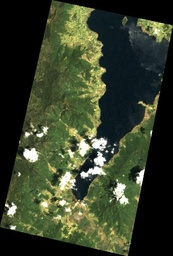
#> input picture 2-cover_land_k-means/Data/2002/Landsat7_2002_LaCocha.jpg, 173 x 256 px, shrunk from 411 x 607 before the run, found by its file name
$ jupyter execute --allow-errors k_means_imgsatelital_2002_2024_sinimagen.ipynb   (shell and % lines are left out)
#> lines starting #> are read from the running program, lines starting #| are printed output that depends on the picture; after the words box and inside, x2 and y2 are one past the last pixel; in counts of white or black regions, pixels touching at a corner belong together; long printed decimals are rounded
# Segmentación semántica de imágenes satélitales con K-means

Este script se encuentra inspirado en el trabajo realizado por Rozanov (2024) [Semantic Segmentation of Remote Sensing Imagery using k-Means](https://towardsdatascience.com/semantic-segmentation-of-remote-sensing-imagery-using-k-means-e4c165d9218e) a  la vez ha sido complementado utilizando el copiloto de Google Colab y ChatGPT, de acuerdo con las necesidades del análisis en el caso de aplicación para las imagenes satelitales Landsat 7 del año 2002 y Planet del año 2024, del área circundante de la Laguna de La Cocha

* El objetivo es lograr identificar cambios de cobertura de la tierra entre los años y evidenciar el potencial de los modelos de aprendizaje no supervisado para el análisis de elementos territoriales en la Región Hídrica del Valle de Atríz

* Teniendo en cuenta que la procedencia de las imágenes es de dos fuentes diferentes, y esto conlleva a procesamientos previos no equivalente, se decide aplicar el modelo a cada imagen por separado

# Configuración del entorno

Aquí se instalan librerías necesarias y se importan módulos para aplicar el modelo, hacer cálculos y visualizaciones

[cell 1]
import numpy as np
import matplotlib.pyplot as plt
from sklearn.cluster import KMeans
from sklearn.preprocessing import StandardScaler
from skimage import io
from matplotlib.colors import ListedColormap
from rasterio import open
import json
import rasterio
from rasterio.windows import from_bounds
from google.colab import files
import pandas as pd

import matplotlib.image as mpimg
# Si usas imágenes en formato PNG o JPG, puedes usar PIL
from PIL import Image

[cell 2]
from PIL import Image

Image.MAX_IMAGE_PIXELS = None  # Desactiva el límite de tamaño de imagen

# Área de estudio

Geometría:

| Coordenadas |
|--------------|
| -77.2049604, 1.1875262 |
| -77.2152636, 0.9943284 |
| -77.0864735, 0.999819 |
| -77.0868169, 1.1906145 |
|-77.2049604, 1.1875262,  |
| Tipo: Polígono |

# Carga de imagenes y preprocesamiento

En este paso se realiza la importación de las dos imágenes satélitales con las siguientes características

| Características | Imagen 2002 | Imagen 2024|
|--------------|--------------|--------------|
| Proveedor    | Landsat 7     | Planet    |
| Resolución  |30m  | Celda 6      | 3m
| Obtención | Code Editor de Google Earth Engine | Adquisición por empresa Ecosimple SAS     |
| Procesamiento | Extracción de bandas RGB en QGIS    | Reproyección a 3 m y extracción de bandas RGB en QGIS      |
| Formato |JPG    | GeoTIFF      |

## Imagen 2002

[cell 3]
# Abre la imagen JPG
image1 = Image.open('/content/drive/MyDrive/TFM/Repositorio/2-cover_land_k-means/Data/2002/Landsat7_2002_LaCocha.jpg')
#> image1 is the input picture: PIL image 173x256 RGB; mean R, G, B 55.5, 64, 42.9

[cell 4]
# Convierte la imagen a un array NumPy
image1_array = np.array(image1)

# Crea una máscara para los bordes y píxeles negros
mascara = np.ones(image1_array.shape[:2], dtype=bool)
""""
mascara[0,:] = False  # Borde superior
mascara[-1,:] = False # Borde inferior
mascara[:,0] = False  # Borde izquierdo
mascara[:,-1] = False # Borde derecho
"""
mascara[image1_array[:,:,0] == 0] = False  # Píxeles negros (asumiendo que el negro es 0 en todos los canales)

# Aplica la máscara a la imagen
imagen_array_enmascarada = image1_array[mascara]

## Imagen 2024

[cell 5]
# Abrir la imagen 2024 GeoTiFF

image_path2 = '/content/drive/MyDrive/TFM/Repositorio/2-cover_land_k-means/Data/2024/LaCocha_2024.tif'  # Reemplaza con la ruta de tu imagen 1

#> (the rest of this cell did not finish here and is left out)

# Visualización

A continuación, se visualizan las imágenes satélitales a comparar de los años 2002 y 2024. Además, se visualiza el enmascaramiento de los bordes negros, asegurando que la segmentación se realice unicamente con el área de interés

[cell 6]
#
# Crea una figura con 2 filas y 2 columnas
fig, axs = plt.subplots(2, 2, figsize=(10, 10))

# Muestra la imagen 1 en la primera subgráfica
axs[0, 0].imshow(image1)
axs[0, 0].set_title('Imagen 2002')

# Muestra la máscara 1 en la segunda subgráfica
#> (the rest of this cell did not finish here and is left out)

# Aplicación de segmentación con K-means

Se utiliza la biblioteca sklearn para cálculo de la inercia, la aplicación del modelo y el cálculo del coeficiente de silueta como medida del desempeño

La inercia se calcula para estimar el número de clúster: k

## Cálculo de inercia para cada imágen

[cell 7]
# Inercia imagen 1

inertia_img1 = []
k_values = range(1, 11)  # Prueba con valores de k de 1 a 10
for k in k_values:
  kmeans = KMeans(n_clusters=k, random_state=0)
  kmeans.fit(imagen_array_enmascarada.reshape(-1, 3))  # Ajusta el modelo a los datos
  inertia_img1.append(kmeans.inertia_)
#> after the loop, inertia_img1 = [288770321.8, 109973209.5, 53691012.4, 27163151.7, 19402594.2, 14681483.1, 12471547.6, 10770784.3, 8263824.3, 7269646.4]

# Inercia imagen 2

inertia_img2 = []

# Reshape de las imágenes a 2D
#> (the rest of this cell did not finish here and is left out)

## Aplicación de K-means a cada imagen con K=4

[cell 8]
k1=4
k2=4

# Kmeans imagen 2002

kmeans1 = KMeans(n_clusters=k1, random_state=42).fit(imagen_array_enmascarada.reshape(-1, 3))
# Obtiene las etiquetas de los clusters
labels1 = kmeans1.labels_

segmented_image1 = np.zeros(image1_array.shape[:2], dtype=int)
segmented_image1[mascara] = labels1 + 1
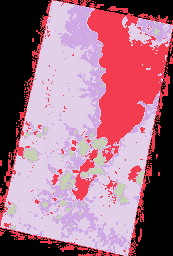
#> segmented_image1: shape (256, 173) int64; 5 distinct labels, from 0 to 4; one colour per label, 0 black

# Kmean Imagen 2024

# Aplica KMeans a la imagen enmascarada
#> (the rest of this cell did not finish here and is left out)

[cell 9]
# numero de iteraciones realizadas

print("Número de iteraciones para la imagen 2002:", kmeans1.n_iter_)
#| Número de iteraciones para la imagen 2002: 14
#> (the rest of this cell did not finish here and is left out)

#> (a cell that did not finish here is left out)

## Resultados de segmentación para cada imagen

[cell 11]
# Visualizar la imagen original y la máscara
fig, axs = plt.subplots(1, 2, figsize=(15, 10))

# Mostrar la imagen original
axs[0].imshow(segmented_image1, cmap='viridis')
axs[0].set_title('Imagen 2002')

# Mostrar la máscara
#> (the rest of this cell did not finish here and is left out)

## Coeficiente de silueta para evaluar desempeño

El coeficiente de silueta se calcula utilizando la distancia media entre clústeres ( a) y la distancia media entre clústeres más cercanos ( b) para cada muestra.

El mejor valor es 1 y el peor valor es -1. Los valores cercanos a 0 indican conglomerados superpuestos. Los valores negativos generalmente indican que una muestra ha sido asignada al conglomerado equivocado, ya que un conglomerado diferente es más similar.

Fuente: [Coeficiente de silueta sklearn](https://scikit-learn.org/stable/modules/generated/sklearn.metrics.silhouette_score.html)

[cell 12]
from sklearn.metrics import silhouette_score

# Calcula el coeficiente de silueta para la imagen 2002
silhouette_avg1 = silhouette_score(imagen_array_enmascarada.reshape(-1, 3), labels1)
#> silhouette_avg1 = 0.612
print("Coeficiente de Silueta para la imagen 2002:", silhouette_avg1)
#| Coeficiente de Silueta para la imagen 2002: 0.6124

# Calcula el coeficiente de silueta para la imagen 2024
#> (the rest of this cell did not finish here and is left out)

#> (a cell that did not finish here is left out)

# Análisis de coberturas de suelo

Buscando conocer el potencial de un modelo sencillo para segmentar imagenes satélitales y así conocer variaciones en la cobertura del suelo, se realiza una asignación de etiquetas de cobertura a cada clúster, y posteriormente el cálculo de áreas y variaciones entre ellas durante 2002 y 2024

## Etiqueta de clústeres para asignar coberturas

Con el fin de diferenciar los clúster según su tipo de cobertura, se realiza una asignación de etiquetas a cada clúster

[cell 14]
# Asignar etiqueta de cobertura para diferenciar cada clúster


# Se definen los nombres de los clusters para cada imagen
cluster_names_2002 = {
    1: "Vegetación densa",
    2: "Nubes",
    3: "Laguna La Cocha",
    4: "Suelo intervenido"
}

cluster_names_2024 = {
    1: "Laguna La Cocha",
    2: "Suelo intervenido",
    3: "Vegetación densa",
    4: "Suelo intervenido"
}

# Crea una figura con dos subplots
fig, axs = plt.subplots(1, 2, figsize=(15, 10))

# Crea una paleta de colores distintivos para cada imagen
colors1 = ['black', 'green', 'cyan', 'blue', 'yellow', 'orange', 'cyan', 'magenta']
colors2 = ['black', 'blue', 'yellow', 'green', 'orange', 'orange', 'cyan', 'magenta']

# Crear mapas de colores para cada imagen (ajustar el número de clusters en cada imagen)
cmap1 = ListedColormap(colors1[:k1+1]) #para incluir el negro
cmap2 = ListedColormap(colors2[:k1+1]) #para incluir el negro

# Mostrar la primera imagen segmentada
im1 = axs[0].imshow(segmented_image1, cmap=cmap1)
axs[0].set_title('Imagen 2002')

# Agregar nombres de los clusters a la barra de color
cbar1 = plt.colorbar(im1, ax=axs[0], ticks=range(k1+1))
cbar1.ax.set_yticklabels([cluster_names_2002.get(i, '') for i in range(k1+1)])

# Mostrar la segunda imagen segmentada
#> (the rest of this cell did not finish here and is left out)

## Cálculos de áreas de cada clúster (cobertura)

Con el fin de establecer la variación entre coberturas desde el año 2002 al 2024, se realizan los cálculos de área de cada clúster. Esto se realiza teniendo en cuenta que la resolución en terreno de las imágenes es de 30m

[cell 15]
# Calcular el área de cada cluster en km² para la imagen 2002
cluster_areas_2002 = {}
for cluster_id in range(1, k1 + 1):
    cluster_mask = (segmented_image1 == cluster_id)
    area_pixels = np.sum(cluster_mask)
    resolucion_espacial = 30  # Resolución espacial en metros
    area_km2 = (area_pixels * (resolucion_espacial ** 2)) / (1000 ** 2)
    cluster_areas_2002[cluster_names_2002[cluster_id]] = area_km2
#> this loop made 4 passes
#> (area_pixels, area_km2) on passes 1 to 4: (9935, 8.94), (5311, 4.78), (1468, 1.32), (15590, 14.03)
#> pass 1, `cluster_mask = (segmented_image1 == cluster_id)`:
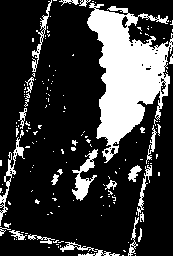
#> cluster_mask: shape (256, 173) bool; 22.4% white; 164 white regions (137 under 20 px), largest, box (x1, y1, x2, y2) and area: (87, 3, 173, 163) 6805, (72, 149, 98, 201) 501, (0, 137, 25, 226) 371
#> pass 2, `cluster_mask = (segmented_image1 == cluster_id)`:
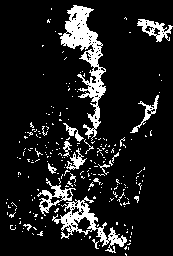
#> cluster_mask: shape (256, 173) bool; 12% white; 234 white regions (216 under 20 px), largest, box (x1, y1, x2, y2) and area: (60, 5, 106, 141) 1969, (52, 196, 127, 253) 1040, (37, 178, 76, 216) 389
#> pass 3, `cluster_mask = (segmented_image1 == cluster_id)`:
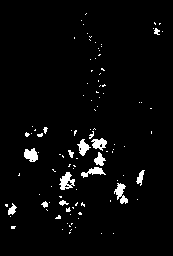
#> cluster_mask: shape (256, 173) bool; 3.3% white; 105 white regions (90 under 20 px), largest, box (x1, y1, x2, y2) and area: (59, 172, 75, 190) 163, (114, 183, 128, 204) 149, (24, 148, 38, 162) 139
#> after the loop, cluster_areas_2002 = {'Vegetación densa': 8.94, 'Nubes': 4.78, 'Laguna La Cocha': 1.32, 'Suelo intervenido': 14.03}

# Imprimir el área de cada cluster en km² para la imagen 2002
print("-" * 30)
print("Imagen 2002")
print("-" * 30)
for cluster_name, area in cluster_areas_2002.items():
    print(f"{cluster_name}: {area:.2f} km²")
#> this loop made 4 passes
#> (cluster_name, area) on passes 1 to 4: ('Vegetación densa', 8.94), ('Nubes', 4.78), ('Laguna La Cocha', 1.32), ('Suelo intervenido', 14.03)
#| Vegetación densa: 8.94 km²
#| Nubes: 4.78 km²
#| Laguna La Cocha: 1.32 km²
#| Suelo intervenido: 14.03 km²

# Calcular el área de cada cluster en km² para la imagen 2024
cluster_areas_2024 = {}
#> (the rest of this cell did not finish here and is left out)

[cell 16]
# Crea un diccionario con los datos de las áreas
data = {
    'Cobertura': list(cluster_areas_2002.keys()) + list(cluster_areas_2024.keys()),
    'Area_2002_km2': [cluster_areas_2002.get(key, 0) for key in list(cluster_areas_2002.keys()) + list(cluster_areas_2024.keys())],
    'Area_2024_km2': [cluster_areas_2024.get(key, 0) for key in list(cluster_areas_2002.keys()) + list(cluster_areas_2024.keys())]
}
#> data = {'Cobertura': ['Vegetación densa', 'Nubes', 'Laguna La Cocha', 'Suelo intervenido'], 'Area_2002_km2': [8.94, 4.78, 1.32, 14.03], 'Area_2024_km2': [0, 0, 0, 0]}

# Crea un DataFrame a partir del diccionario
df_areas = pd.DataFrame(data)
#> df_areas = table of 4 rows and 3 columns

# Guarda el DataFrame en un archivo CSV
#> (the rest of this cell did not finish here and is left out)

## Variación de áreas

[cell 17]
# Calcular diferencia de área para entre las dos imagenes

# Calcula la diferencia de área entre las dos imágenes
area_diff = {}
for cluster_name in cluster_areas_2002:
  if cluster_name in cluster_areas_2024:
    diff = cluster_areas_2024[cluster_name] - cluster_areas_2002[cluster_name]
    area_diff[cluster_name] = diff
  else:
    area_diff[cluster_name] = -cluster_areas_2002[cluster_name]  # Si no existe en 2024, la diferencia es negativa
#> this loop made 4 passes
#> after the loop, area_diff = {'Vegetación densa': -8.94, 'Nubes': -4.78, 'Laguna La Cocha': -1.32, 'Suelo intervenido': -14.03}

for cluster_name in cluster_areas_2024:
  if cluster_name not in cluster_areas_2002:
    area_diff[cluster_name] = cluster_areas_2024[cluster_name]  # Si no existe en 2002, la diferencia es el área de 2024

# Imprime la diferencia de área para cada cluster
print("\n" + "-" * 30)
print("Diferencia de área entre imágenes")
print("-" * 30)
for cluster_name, diff in area_diff.items():
  print(f"{cluster_name}: {diff:.2f} km²")
#> this loop made 4 passes
#> (cluster_name, diff) on passes 1 to 4: ('Vegetación densa', -8.94), ('Nubes', -4.78), ('Laguna La Cocha', -1.32), ('Suelo intervenido', -14.03)
#| Vegetación densa: -8.94 km²
#| Nubes: -4.78 km²
#| Laguna La Cocha: -1.32 km²
#| Suelo intervenido: -14.03 km²

[cell 18]
# Crea un diccionario con los datos de las diferencias de área
data_diff = {
    'Cobertura': list(area_diff.keys()),
    'Diferencia_Area_km2': list(area_diff.values())
}
#> data_diff = {'Cobertura': ['Vegetación densa', 'Nubes', 'Laguna La Cocha', 'Suelo intervenido'], 'Diferencia_Area_km2': [-8.94, -4.78, -1.32, -14.03]}

# Crea un DataFrame a partir del diccionario
df_diff = pd.DataFrame(data_diff)
#> df_diff = table of 4 rows and 2 columns

# Guarda el DataFrame en un archivo CSV
#> (the rest of this cell did not finish here and is left out)
